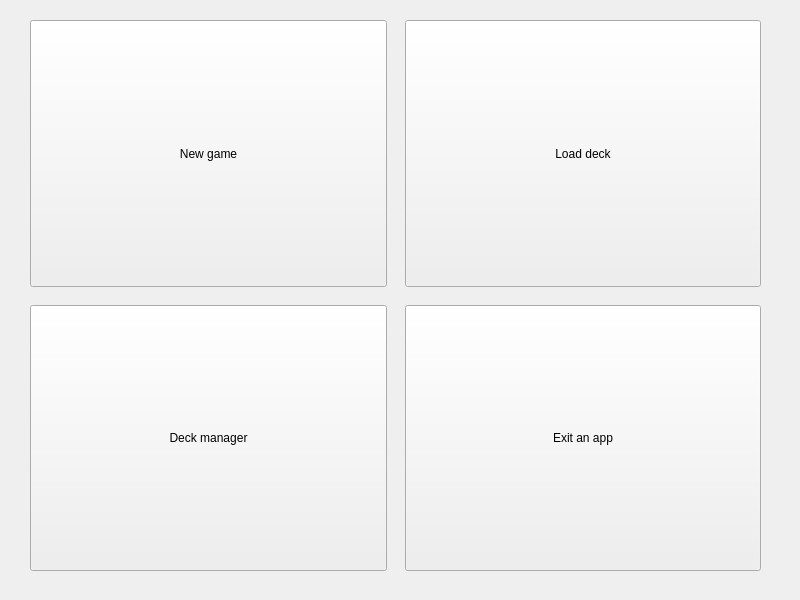
<?xml version="1.0" encoding="UTF-8"?>
<ui version="4.0">
 <class>Menu</class>
 <widget class="QWidget" name="Menu">
  <property name="geometry">
   <rect>
    <x>0</x>
    <y>0</y>
    <width>800</width>
    <height>600</height>
   </rect>
  </property>
  <property name="windowTitle">
   <string>Main menu</string>
  </property>
  <widget class="QWidget" name="gridLayoutWidget">
   <property name="geometry">
    <rect>
     <x>30</x>
     <y>20</y>
     <width>731</width>
     <height>551</height>
    </rect>
   </property>
   <layout class="QGridLayout" name="main_layout">
    <property name="spacing">
     <number>18</number>
    </property>
    <item row="0" column="0">
     <widget class="QPushButton" name="game_button">
      <property name="sizePolicy">
       <sizepolicy hsizetype="Minimum" vsizetype="MinimumExpanding">
        <horstretch>0</horstretch>
        <verstretch>0</verstretch>
       </sizepolicy>
      </property>
      <property name="text">
       <string>New game</string>
      </property>
     </widget>
    </item>
    <item row="0" column="1">
     <widget class="QPushButton" name="deck_button">
      <property name="sizePolicy">
       <sizepolicy hsizetype="Minimum" vsizetype="MinimumExpanding">
        <horstretch>0</horstretch>
        <verstretch>0</verstretch>
       </sizepolicy>
      </property>
      <property name="text">
       <string>Load deck</string>
      </property>
     </widget>
    </item>
    <item row="1" column="0">
     <widget class="QPushButton" name="manager_button">
      <property name="sizePolicy">
       <sizepolicy hsizetype="Minimum" vsizetype="MinimumExpanding">
        <horstretch>0</horstretch>
        <verstretch>0</verstretch>
       </sizepolicy>
      </property>
      <property name="text">
       <string>Deck manager</string>
      </property>
     </widget>
    </item>
    <item row="1" column="1">
     <widget class="QPushButton" name="exit_button">
      <property name="sizePolicy">
       <sizepolicy hsizetype="Minimum" vsizetype="MinimumExpanding">
        <horstretch>0</horstretch>
        <verstretch>0</verstretch>
       </sizepolicy>
      </property>
      <property name="text">
       <string>Exit an app</string>
      </property>
     </widget>
    </item>
   </layout>
  </widget>
 </widget>
 <resources/>
 <connections/>
</ui>
